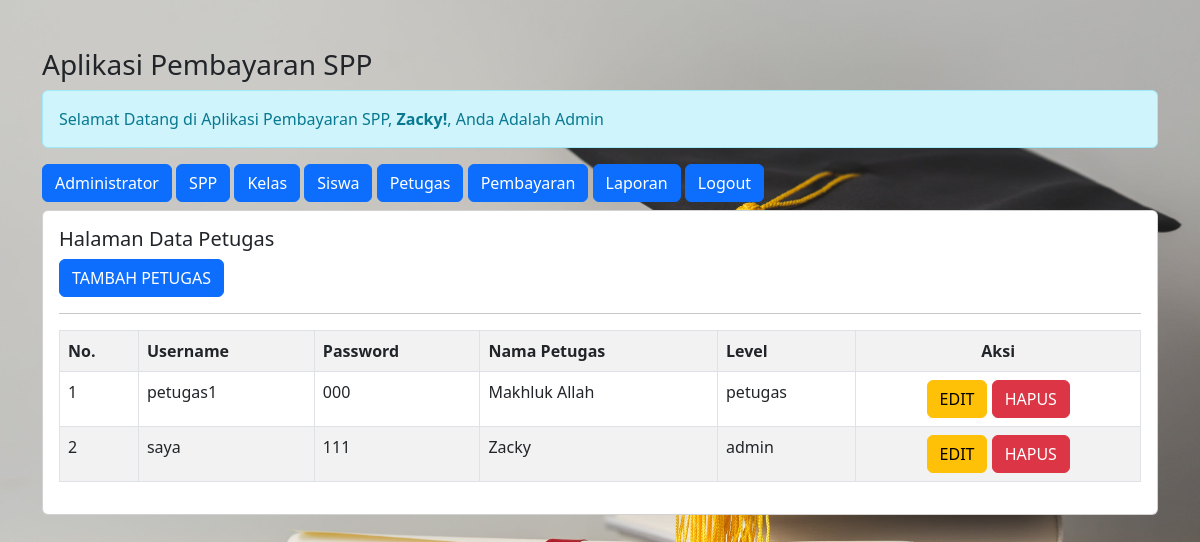
Page /admin/admin.php?url=petugas (signed in) on the committed database.
### tables this page shows
CREATE TABLE `petugas` (
  `id_petugas` int(11) NOT NULL,
  `username` varchar(25) NOT NULL,
  `password` varchar(32) NOT NULL,
  `nama_petugas` varchar(35) NOT NULL,
  `level` enum('admin','petugas') NOT NULL
);

### admin/petugas.php (the view)
<h5>Halaman Data Petugas</h5>
<a href="?url=tambah-petugas" class="btn btn-primary"> TAMBAH PETUGAS </a>
<hr>
<table class="table table-striped table-bordered">
    <tr class="fw-bold">
        <td>No.</td>
        <td>Username</td>
        <td>Password</td>
        <td>Nama Petugas</td>
        <td>Level</td>
        <td style="text-align: center;">Aksi</td>
    </tr>
    <?php
    include '../koneksi.php';
    $no = 1;
    $sql = "SELECT * FROM petugas ORDER BY id_petugas DESC";
    $query = mysqli_query($koneksi, $sql);
    foreach($query as $data){?>
        <tr>
            <td><?= $no++; ?></td>
            <td><?= $data['username'] ?></td>
            <td><?= $data['password'] ?></td>
            <td><?= $data['nama_petugas'] ?></td>
            <td><?= $data['level'] ?></td>
            <td style="text-align: center;">
                <a href="?url=edit-petugas&id_petugas=<?= $data['id_petugas'] ?>" class='btn btn-warning'>EDIT</a>
                <a onclick="return confirm('Apakah anda Yakin?')" href="?url=hapus-petugas&id_petugas=<?= $data['id_petugas'] ?>" class='btn btn-danger'>HAPUS</a>
            </td>
        </tr>
    <?php } ?>
</table>

### admin/admin.php (style rules this page uses)
body { background-image: url(../img/bg.jpg); background-size: 100%; }

### rows in the picture
petugas: username "petugas1", password "000", nama_petugas "Makhluk Allah", level "petugas"
petugas: username "saya", password "111", nama_petugas "Zacky", level "admin"

### other values in the picture
$_SESSION['nama_petugas'] "Zacky"
